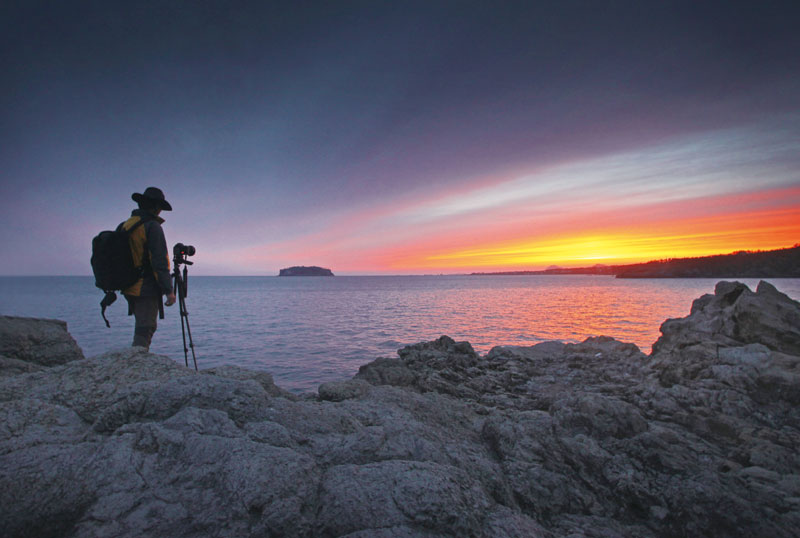
#> input picture day2/example.jpg, 800 x 538 px
$ python Numpy_info.py
#> lines starting #> are read from the running program, lines starting #| are printed output that depends on the picture
import cv2
import numpy as np

img = cv2.imread('example.jpg') #직접 R,G,B값을 조작하여 GRAY값으로 교환
#> img is the input picture: shape (538, 800, 3); mean B, G, R 100.1, 87, 91.7

if img is None:
    print("이미지를 불러올 수 없습니다. 파일 경로를 확인하세요.")
    exit()

img_dst = img.astype(np.uint16)
b, g, r = cv2.split(img_dst)
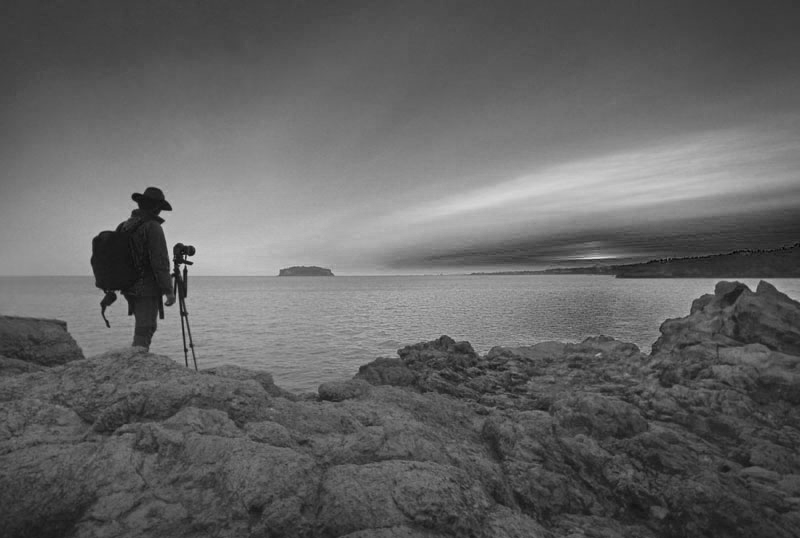
#> b: shape (538, 800) uint16; min 0, max 219, mean 100.1
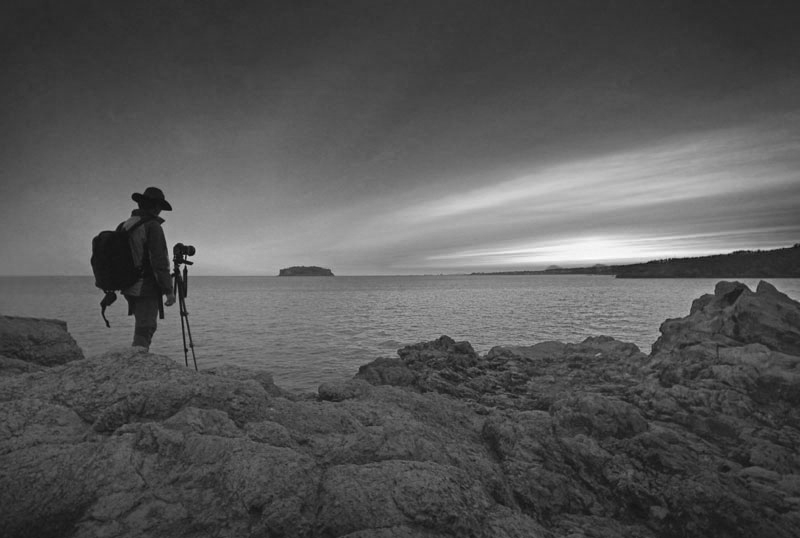
#> g: shape (538, 800) uint16; min 10, max 253, mean 87
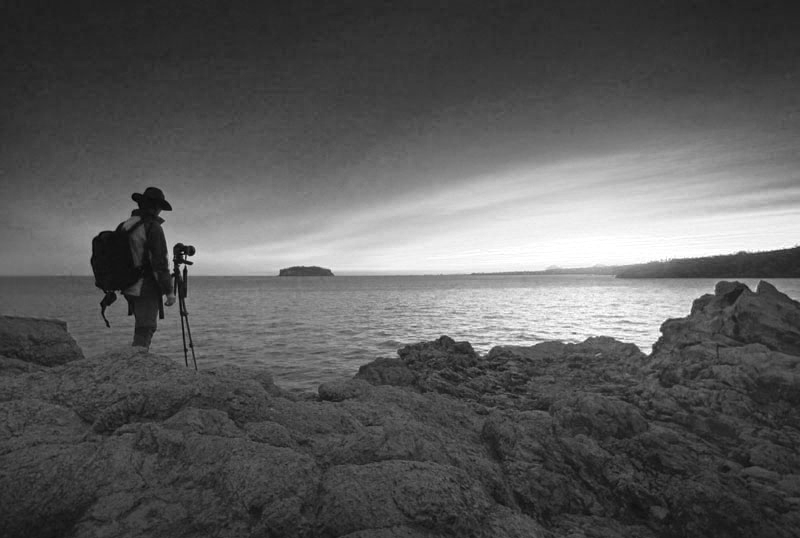
#> r: shape (538, 800) uint16; min 0, max 255, mean 91.7

gray = ((b + g + r)/3).astype(np.uint8)
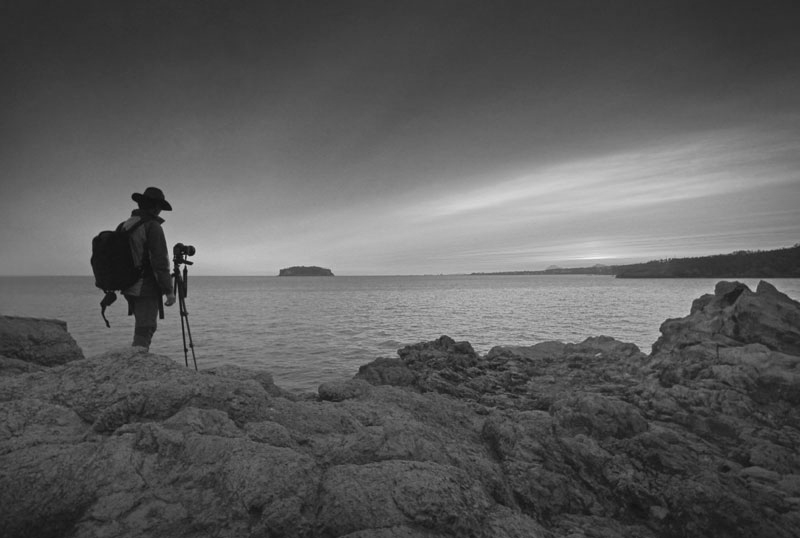
#> gray: shape (538, 800); min 12, max 241, mean 92.6

cv2.imshow('image', img)
cv2.imshow('gray', gray)

cv2.waitKey(0)
cv2.destroyAllWindows()
